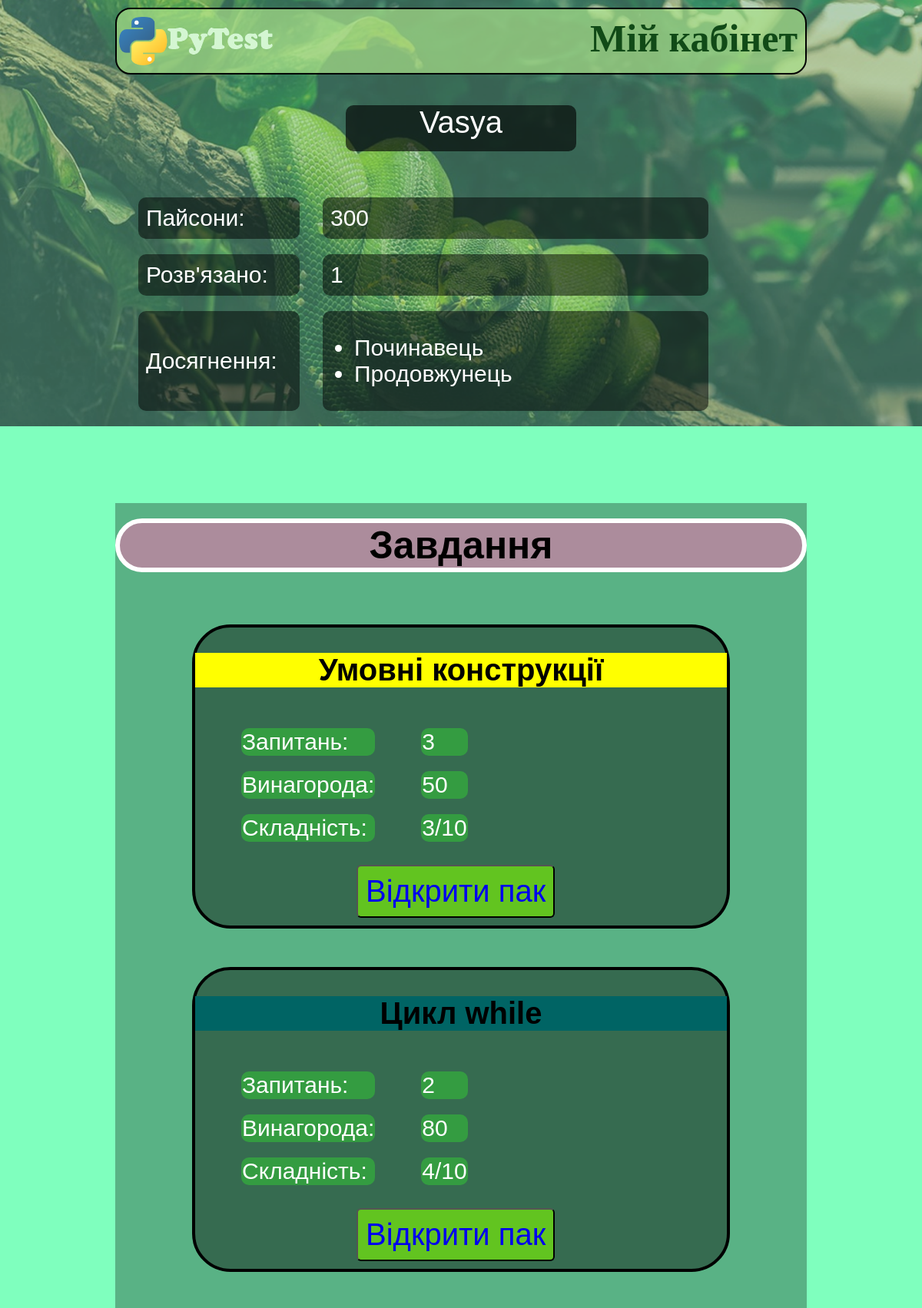
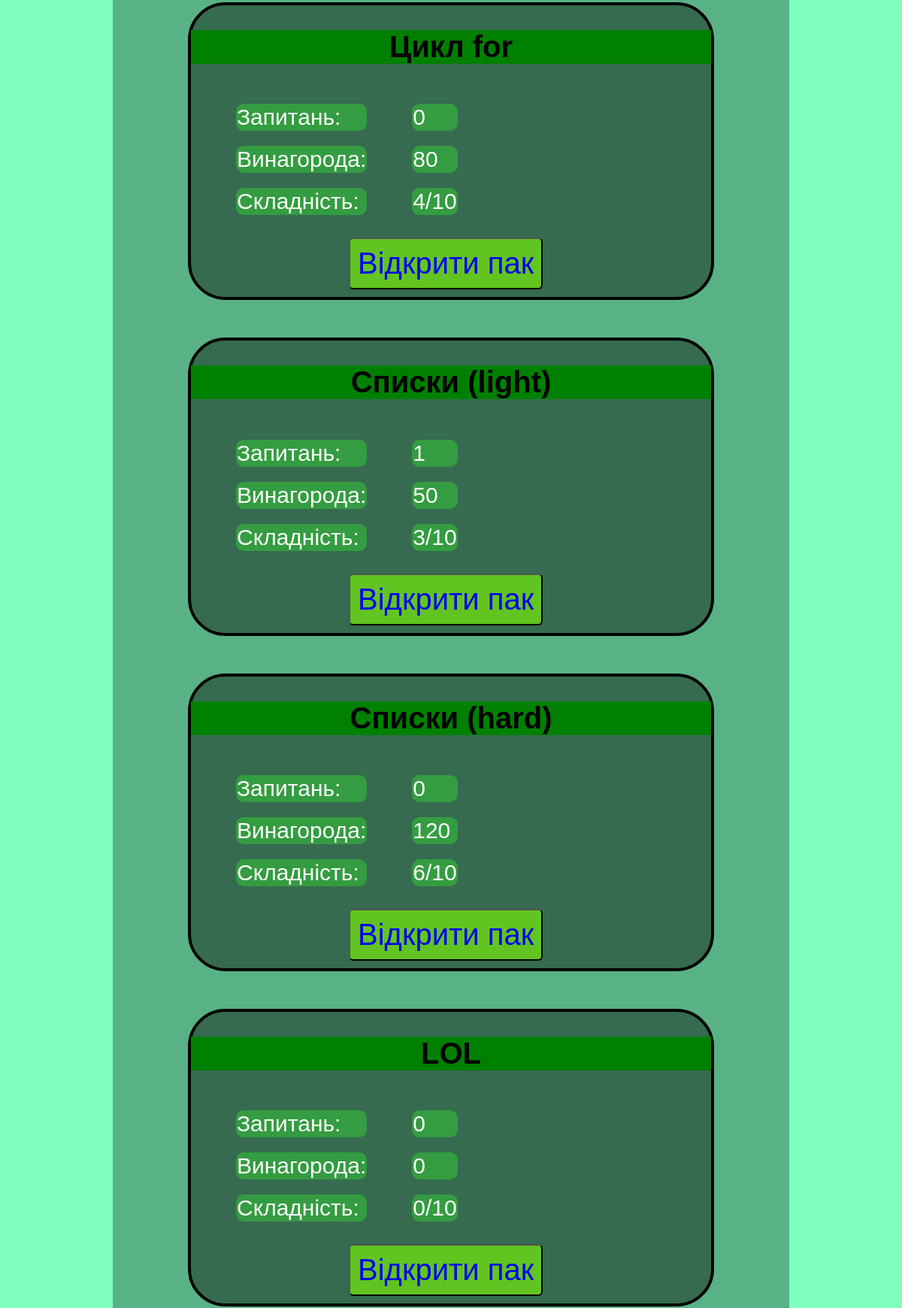
The page /catalog/packs/ (signed in, upper part) on the database its author committed (2 pictures, top to bottom).
### authsys/models.py (models this page shows, shortened)
class Achievement(models.Model):
    name = models.CharField(max_length=100, default="name")
    condition = models.TextField(default="text that describes achievement")
    reward_json = models.CharField(default="[]", max_length=500, help_text="json rewards")

### catalog/models.py (models this page shows, shortened)
class Pack(models.Model):
    name = models.CharField(max_length=50, default="PackName", help_text="Name of pack")
    reward = models.IntegerField(default=0, help_text="Reward in Paisons")
    difficulty = models.IntegerField(default=0, help_text="Difficult of pack")
    color = models.CharField(max_length=30, default="green")
    pack_class = models.CharField(max_length=30, default="0")
    def count_of_questions(self):
        return self.question_set.count()

### catalog/views.py (the view, shortened to what this page needs)
# urls.py: path("packs/", views.packs, name="packs"),
def packs(request):
    user = request.user
    if user.is_authenticated:
        context = {}
        packs = []
        profile = user.userprofile
        i = 0
        print([failed.pack for failed in profile.failed_packs.all()])
        for pack in Pack.objects.all():
            if pack not in profile.completed_packs.all() and pack not in [failed.pack for failed in profile.failed_packs.all()]:
                packs.append(pack)
        context["completed_count"] = profile.completed_packs.count()
        context["all_packs"] = packs
        context["username"] = user.username
        context["paisons"] = profile.paisons
        context["achievements"] = profile.achievements.all()
        return render(request, "MyCabinet_page.html", context=context)
    else:
        return redirect("/auth/login/")

### catalog/templates/MyCabinet_page.html (shortened to what this page needs)
<!DOCTYPE html>
<html lang="en">
<head>
	{% load static %}
	<link rel="stylesheet" type="text/css" href="{% static 'css/MyCabinet_page.css' %}">
</head>
<body>
	<header>
	<div class="container">
		<div class="UpperRectangle clearfix">
			<a href="{% url 'catalog:index' %}">
			<img src="{% static 'css/img/logo.png' %}" alt="Logo" id="logo">
			</a>
			<p>Мій кабінет</p>
		</div>
		<div id="nickname">
			<p>{{ username }}</p>
		</div>
		<div>
			<table id="atributes">
				<tr>
					<td class="keyss">Пайсони: </td><td class="valuess">{{ paisons }}</td>
				</tr>
				<tr>
					<td class="keyss">Розв'язано: </td><td class="valuess">{{ completed_count }}</td>
				</tr>
				<tr>
					<td class="keyss">Досягнення: </td>
					{% if achievements %}
						<td id="achivements"><ul>
						{% for achievement in achievements %}
							<li>{{ achievement.name}}</li>
						{% endfor %}
						</ul></td>
					{% endif %}
				</tr>
			</table>
		</div>
	</div>
	</header>
	<section id="tasks_back" class="container">
		<h1 id="tasks_word">Завдання</h1>
		<br>
		{% for pack in all_packs %}
		<div class="task" id="VariablesPower">
			<h2 style="background-color: {{ pack.color }}">{{ pack.name }}</h2>
			<table>
				<tr>
					<td class="keys">Запитань: </td>
					<td class="values">{{ pack.count_of_questions }}</td>
				</tr>
				<tr>
					<td class="keys">Винагорода: </td>
					<td class="values">{{ pack.reward }}</td>
				</tr>
				<tr>
					<td class="keys">Складність: </td>
					<td class="values">{{ pack.difficulty }}/10</td>
				</tr>
			</table>
			<button  onclick="toPage('Pack_page.html', '_self')">
				<p><a class="to_n_pack" href="{% url 'catalog:pack' pack.id %}">Відкрити пак</a></p>
			</button>
		</div>
		{% endfor %}
	</section>
</body>
</html>

### catalog/static/css/MyCabinet_page.css (style rules this page uses)
body { font-family: Cooper Black, Arial, sans-serif; padding: 0; margin: 0; background-color: rgba(0, 255, 127, 0.5) }
header { background: url("img/Bacground.png") no-repeat center top / cover; height: auto; padding: 10px 0 0 0; }
div { box-sizing: border-box; }
.container { width: 900px; margin: 0 auto; }
.clearfix:after { content: ''; display: table; width: 100%; clear: both; }
.UpperRectangle { margin-top: 0px; border-width: 2.51px; border-color: rgb(0, 0, 0); border-style: solid; border-radius: 20px; background-color: rgba(168, 224, 137, 0.7); height: 87px; }
.UpperRectangle p { float: right; margin-top: 8px; margin-right: 10px; margin-left: 70px; font-size: 50px; font-family: "Myriad Pro"; color: rgb(17, 74, 23); font-weight: bold; line-height: 1.2; text-align: center; }
#logo { max-width: 200px; height: auto; float: left; opacity: 100%; margin-top: 10px; margin-left: 3px; }
#nickname { text-align: center; }
#nickname p { margin: 40px 0 10px 300px; font-size: 40px; width: 300px; height: 60px; border-radius: 10px; background: rgba(0, 0, 0, 0.62); color: white; }
#atributes { margin-top: 40px; border-spacing: 30px 20px; margin-bottom: 100px; }
#atributes td { border-radius: 10px; font-size: 30px; background: rgba(0, 0, 0, 0.5); color: white; }
.keyss { padding:10px; width: 190px; }
.valuess { padding: 10px; width: 50px; }
#achivements { width: 500px; }
#tasks_back { padding-top: 20px; padding-bottom: 30px; background-color: rgba(0, 0, 0, 0.3); }
#tasks_word { text-align: center; font-size: 50px; color: black; border: 6px solid white; margin: 0px; background-color: rgba(255, 105, 180, 0.5); border-radius: 60px; }
.task { width: 700px; margin: 50px 100px; border-radius: 50px; border: 4px solid black; }
.task h2 { text-align: center; color: black; font-size: 40px; }
.task table { border-spacing: 60px 20px; }
.task table td { border-radius: 10px; font-size: 30px; background: rgba(50, 205, 50, 0.5); color: white; }
.task button { background-color: rgba(127, 255, 0, 0.6); border-radius: 6px; margin: 10px 210px; padding: 10px; }
.task button p { margin: 0; color: white; font-size: 40px; }
#VariablesPower { background-color: rgba(0, 0, 0, 0.4); }
#VariablesPower h2 { background-color: green; }
.to_n_pack { text-decoration: none; }

### rows shown on the page
Achievement: name "Починавець"
Achievement: name "Продовжунець"
Pack: name "Умовні конструкції", count_of_questions "3", reward "50", difficulty "3"
Pack: name "Цикл while", count_of_questions "2", reward "80", difficulty "4"
Pack: name "Цикл for", count_of_questions "0", reward "80", difficulty "4"
Pack: name "Списки (light)", count_of_questions "1", reward "50", difficulty "3"
Pack: name "Списки (hard)", count_of_questions "0", reward "120", difficulty "6"
Pack: name "LOL", count_of_questions "0", reward "0", difficulty "0"

### other values the page prints
{{ username }} "Vasya"
{{ paisons }} "300"
{{ completed_count }} "1"
